Frame 1 (no input): blank canvas, image omitted
Frame 60 (no input): blank canvas, image omitted
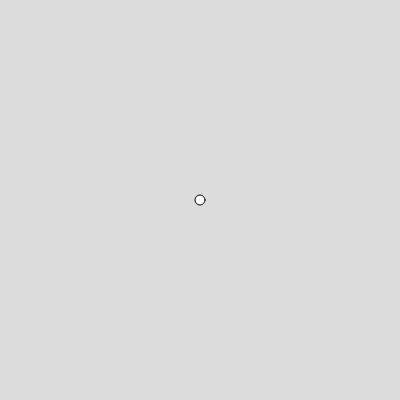
Frame 120 (the mouse pressed at the canvas centre since frame 60)

The p5.js sketch whose frames 1 and 60 were blank and that drew this single picture after the mouse press (run headless with seeded random() and noise() and a simulated clock; from frame 60 on, the mouse is pressed at the canvas centre):

// p5.js sketch
// ── sketch.js
function setup() {
  createCanvas(400, 400);
}

function draw() {
  let x=mouseX;
  let y=mouseY;

  background(220);
  ellipse(x,y,10,10);
}
